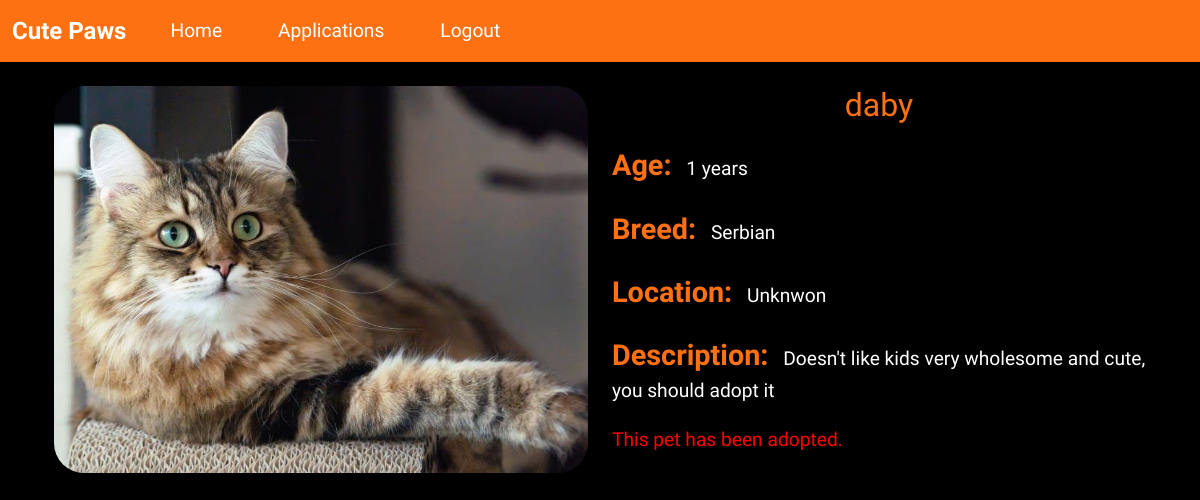
The app's page /pet/4 (signed in) with its own data.
### wepsite/models.py (models this page shows)
class Pet(db.Model):
    id             = db.Column(db.Integer, primary_key=True)
    name           = db.Column(db.String(100))
    age            = db.Column(db.Integer)
    breed          = db.Column(db.String(100))
    description    = db.Column(db.Text)
    city           = db.Column(db.String(100))  # Changed from location to city
    image_filename = db.Column(db.String(200))
    is_adopted     = db.Column(db.Boolean, default=False)
    is_deleted = db.Column(db.Boolean, default=False)
    adoption_date = db.Column(db.DateTime)
    posted_by      = db.Column(db.Integer, db.ForeignKey('user.id'))
    poster = db.relationship('User', foreign_keys=[posted_by])
    applications = db.relationship(
        'AdoptionApplication',
        backref="pet",
        lazy=True,
        cascade="all, delete-orphan"
    )

### wepsite/views.py (the view)
@views.route('/pet/<int:pet_id>')
@login_required
def pet_detail(pet_id):
    pet = Pet.query.get_or_404(pet_id)
    city_map = {
    "1": "Riyadh",
    "2": "Jeddah",
    "3": "Mecca",
    "4": "Medina",
    "5": "Dammam",
    "6": "Khobar",
    "7": "Dhahran",
    "8": "Tabuk",
    "9": "Abha",
    "10": "Khamis Mushait",
    "11": "Hail",
    "12": "Buraidah",
    "13": "Najran",
    "14": "Al Bahah",
    "15": "Sakakah",
    "16": "Arar",
    "17": "Jazan",
    "18": "Yanbu",
    "19": "Taif",
    "20": "Al Hofuf",
    "21": "Al Mubarraz",
    "22": "Al Qatif",
    "23": "Al Khafji",
    "24": "Al Jubail",
    "25": "Al Wajh",
    "26": "Rabigh",
    "27": "Bisha",
    "28": "Al Qurayyat",
    "29": "Sharurah",
    "30": "Turaif",
    "31": "Rafha",
    "32": "Al Ula",
    "33": "Samtah",
    "34": "Dawadmi",
    "35": "Mahd adh Dhahab",
    "36": "Wadi ad-Dawasir",
    "37": "Al Lith",
    "38": "Hotat Bani Tamim",
    "39": "Al Bukayriyah",
    "40": "Al Kharj"
}
    city_name = city_map.get(str(pet.city), 'Unknwon')
    return render_template('pet_detail.html', user=current_user, pet=pet, city_name=city_name)

### wepsite/templates/pet_detail.html (shortened to what this page needs)
{% extends "base.html" %}
{% block extra_css %}
<link rel="stylesheet" href="{{ url_for('static', filename='css/pet_detail.css') }}">
{% endblock %}
{% block content %}
<div class="container mt-4">
    <div class="row">
        <div class="col-md-6">
            <img src="{{ url_for('static', filename='uploads/' + pet.image_filename) }}" class="img-fluid" alt="{{ pet.name }}">
        </div>
        <div class="col-md-6">
            <h1>{{ pet.name }}</h1>
            <p><strong>Age:</strong> {{ pet.age }} years</p>
            <p><strong>Breed:</strong> {{ pet.breed }}</p>
            <p><strong>Location:</strong> {{ city_name }}</p>
            <p><strong>Description:</strong> {{ pet.description }}</p>
            {% if pet.is_adopted %}
                <p class="adoptedCat" style="color: red;">This pet has been adopted.</p>
        {% endif %}
        </div>
    </div>
</div>
  </div>
{% endblock %}

### wepsite/static/css/pet_detail.css (style rules this page uses)
h1 { color: #fe7113; font-size: 2em; text-align: center; }
p { margin-top: 20px; font-size: 1.2em; }
strong { color: #fe7113; font-size: 1.5em; margin-right: 10px; }
.col-md-6 .img-fluid { width: 100%; height: auto; border-radius: 30px; margin-bottom: 20px; }

### wepsite/templates/base.html (style rules this page uses)
body { background-color: #000000; font-family: "Saira", sans-serif; font-optical-sizing: auto; color: #fff; margin: 0; padding: 0; height: 100vh; }

### records on screen
Pet: image_filename (picture), name "daby", age "1", breed "Serbian", description "Doesn't like kids very wholesome and cute, you should adopt it"

### other values on screen
{{ city_name }} "Unknwon"
